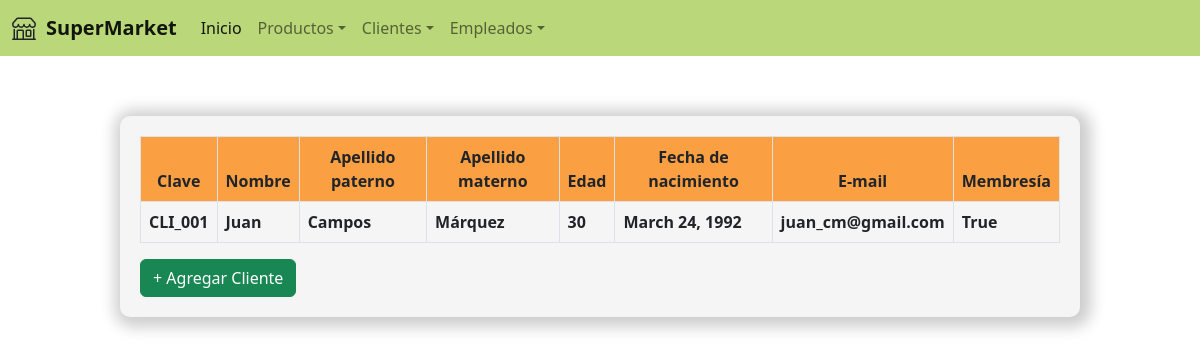
The app's page /SuperMarket/read_clientes/ with its own data.
### SuperMarket/models.py (models this page shows)
class Clientes(models.Model):
    claveCliente = models.CharField(max_length=10)
    nombreProducto = models.CharField(max_length=80)
    apellidoPaterno = models.CharField(max_length=80)
    apellidoMaterno = models.CharField(max_length=80)
    edad = models.IntegerField()
    fechaNacimiento = models.DateField()
    email = models.EmailField()
    membresia = models.BooleanField()

### SuperMarket/views.py (the view)
# urls.py: path('read_clientes/', read_clientes),
def read_clientes(request):
    clientes = Clientes.objects.all() #Trae todo
    return render(request, "read_clientes.html", {"clientes": clientes})

### SuperMarket/template/read_clientes.html
{% extends "login.html" %}
{% load static %}
{% block contenido %}
<link rel="stylesheet" href="{%static 'css/bootstrap.min.css'%}">
<div class="form_ver_productos">
    <table class="table table-bordered">
        <thead style="background-color: #FA9F42; text-align: center;">
          <tr>
            <th scope="col">Clave</th>
            <th scope="col">Nombre</th>
            <th scope="col">Apellido paterno</th>
            <th scope="col">Apellido materno</th>
            <th scope="col">Edad</th>
            <th scope="col">Fecha de nacimiento</th>
            <th scope="col">E-mail</th>
            <th scope="col">Membresía</th>
          </tr>
        </thead>
        <tbody>
            {% for cliente in clientes %}
            <tr>
                <th>{{cliente.claveCliente}}</th>
                <th>{{cliente.nombreProducto}}</th>
                <th>{{cliente.apellidoPaterno}}</th>
                <th>{{cliente.apellidoMaterno}}</th>
                <th>{{cliente.edad}}</th>
                <th>{{cliente.fechaNacimiento}}</th>
                <th>{{cliente.email}}</th>
                <th>{{cliente.membresia}}</th>
            </tr>
            {%endfor%}
        </tbody>
      </table>
<a class="btn btn-success" href="/SuperMarket/create_clientes">+ Agregar Cliente</a>
</div>
{% endblock %}

### SuperMarket/static/css/myestilo.css (style rules this page uses)
body { background-color: white; }
.form_ver_productos { margin: auto; width: 80%; padding: 20px; height: auto; background-color: whitesmoke; border-radius: 10px; box-shadow: 3px 2px 15px 8px rgba(0, 0, 0, 0.2); }

### records on screen
Clientes: claveCliente "CLI_001", nombreProducto "Juan", apellidoPaterno "Campos", apellidoMaterno "Márquez", edad "30", fechaNacimiento "March 24, 1992", email "juan_cm@gmail.com", membresia "True"
